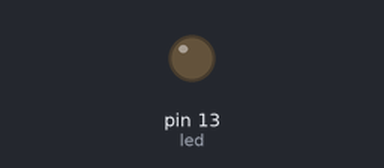
This sketch was run on a simulated Arduino Mega 2560, built with avr-gcc and run on an emulated ATmega2560. Parts: output pins drawn as LEDs (lit = HIGH).

Above: at 0.7 s.
At 5.2 s:
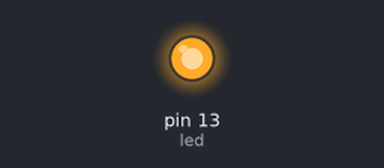
Timing chart, 0 to 6.9 s (numbered marks = the images above):
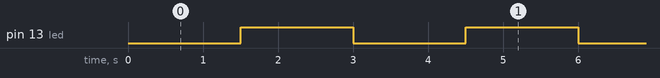

The sketch:

hw_uart_test.ino
```cpp
#include <TimerThree.h>

// This example uses the timer interrupt to blink an LED
// and also demonstrates how to share a variable between
// the interrupt and the main program.

#define HWSERIAL Serial1
const int led = LED_BUILTIN;  // the pin with a LED

void setup(void)
{
  pinMode(led, OUTPUT);
  Timer3.initialize(1500000);
  Timer3.attachInterrupt(blinkLED); // blinkLED to run every 0.15 seconds
  Serial1.begin(115200);
}


// The interrupt will blink the LED, and keep
// track of how many times it has blinked.
int ledState = LOW;
volatile unsigned long blinkCount = 0; // use volatile for shared variables

void blinkLED(void)
{
  if (ledState == LOW) {
    ledState = HIGH;
    blinkCount = blinkCount + 1;  // increase when LED turns on
  } else {
    ledState = LOW;
  }
  digitalWrite(led, ledState);
}


// The main program will print the blink count
// to the Arduino Serial Monitor
void loop(void)
{
  unsigned long blinkCopy;  // holds a copy of the blinkCount
  int incomingByte;
  // to read a variable which the interrupt code writes, we
  // must temporarily disable interrupts, to be sure it will+
  // not change while we are reading.  To minimize the time
  // with interrupts off, just quickly make a copy, and then
  // use the copy while allowing the interrupt to keep working.
  noInterrupts();
  blinkCopy = blinkCount;
  interrupts();

  HWSERIAL.print("blinkCount = ");
  HWSERIAL.println(blinkCopy, DEC);
  //HWSERIAL.flush();
  //HWSERIAL.write("");
  /*
  if (HWSERIAL.available() > 0) {
    incomingByte = HWSERIAL.read();
    Serial.print("UART received: ");
    Serial.println(incomingByte, DEC);
                HWSERIAL.print("UART received:");
                HWSERIAL.println(incomingByte, DEC);
  }
  */

  delay(1000);
}
```

Measured:
- by itself, pin 13 (led): alternates HIGH for 1.5 s and LOW for 1.5 s
